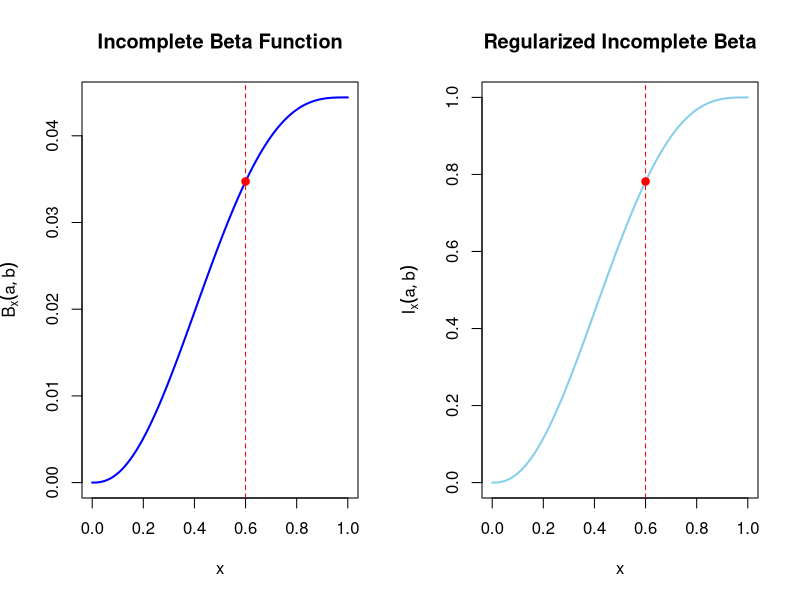

Write the R code that produced this figure.
## ---- chunk 1
# Parameters
a <- 2.5
b <- 3.2
x <- 0.6

# 1. Complete Beta via Gamma functions
B_complete_gamma <- gamma(a) * gamma(b) / gamma(a + b)

# 2. Regularized incomplete Beta I_x(a,b)
I_x <- pbeta(x, a, b)

# 3. Compute incomplete Beta via the identity
B_incomplete_identity <- B_complete_gamma * I_x

# 4. Compute incomplete Beta directly by integration
f <- function(t) t^(a - 1) * (1 - t)^(b - 1)
B_incomplete_integral <- integrate(f, lower = 0, upper = x)$value

# Display comparison
data.frame(
  Method = c("Gamma Identity", "Numerical Integration"),
  Bx_Value = c(B_incomplete_identity, B_incomplete_integral)
)

# 5. Visualize B_x(a,b) and I_x(a,b)
x_seq <- seq(0, 1, length.out = 200)
B_incomplete <- sapply(x_seq, function(z) B_complete_gamma * pbeta(z, a, b))
I_incomplete <- pbeta(x_seq, a, b)

# Plot
par(mfrow = c(1, 2))
plot(x_seq, B_incomplete, type = "l", col = "blue", lwd = 2,
     ylab = expression(B[x](a,b)), xlab = "x",
     main = "Incomplete Beta Function")
abline(v = x, col = "red", lty = 2)
points(x, B_incomplete_identity, pch = 19, col = "red")

plot(x_seq, I_incomplete, type = "l", col = "skyblue", lwd = 2,
     ylab = expression(I[x](a,b)), xlab = "x",
     main = "Regularized Incomplete Beta")
abline(v = x, col = "red", lty = 2)
points(x, I_x, pch = 19, col = "red")
